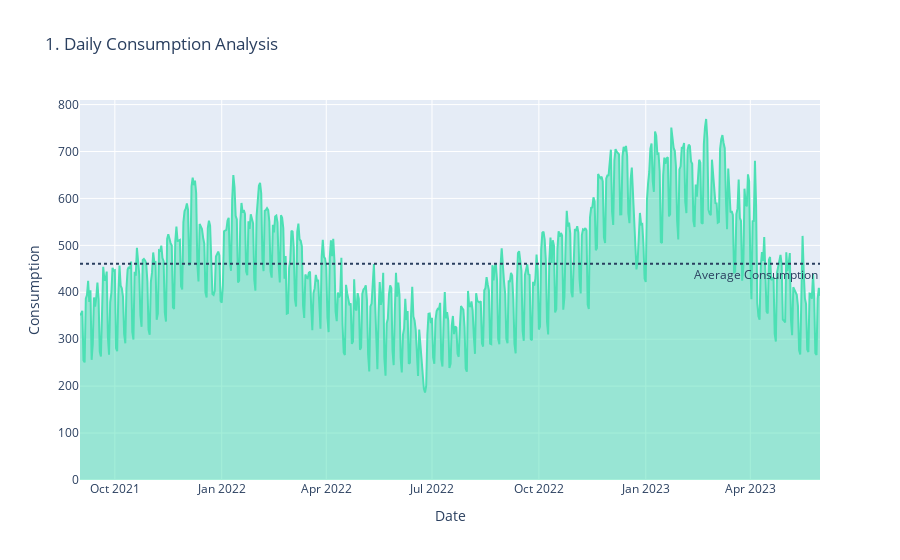

Notebook code cell kept with this figure:
### Code cell
import plotly.express as px

fig = px.area(dailyCons,x=dailyCons.index,y="target",
              title='1. Daily Consumption Analysis')
fig.add_hline(y=meanConsumption, line_dash="dot",
              annotation_text="Average Consumption",
              annotation_position="bottom right")
fig.update_traces(line_color='#4ce0b4')
fig.update_layout(xaxis_title="Date",
                  yaxis_title="Consumption")
fig.show()

### Figure 1 — Plotly figure (JSON) as saved in the notebook; plotly's stock layout.template omitted (floating-point values rounded to 4 significant figures; data arrays with more than 128 entries replaced by an {"elided": "..."} marker saying what was removed)
{"data": [{"fillpattern": {"shape": ""}, "hovertemplate": "datetime=%{x}<br>target=%{y}<extra></extra>", "legendgroup": "", "line": {"color": "#4ce0b4"}, "marker": {"symbol": "circle"}, "mode": "lines", "name": "", "orientation": "v", "showlegend": false, "stackgroup": "1", "type": "scatter", "x": {"elided": "638 str values"}, "xaxis": "x", "y": {"elided": "638 float values"}, "yaxis": "y"}], "layout": {"annotations": [{"showarrow": false, "text": "Average Consumption", "x": 1, "xanchor": "right", "xref": "x domain", "y": 460.7, "yanchor": "top", "yref": "y"}], "legend": {"tracegroupgap": 0}, "shapes": [{"line": {"dash": "dot"}, "type": "line", "x0": 0, "x1": 1, "xref": "x domain", "y0": 460.7, "y1": 460.7, "yref": "y"}], "title": {"text": "1. Daily Consumption Analysis"}, "xaxis": {"anchor": "y", "domain": [0, 1], "title": {"text": "Date"}}, "yaxis": {"anchor": "x", "domain": [0, 1], "title": {"text": "Consumption"}}}}
